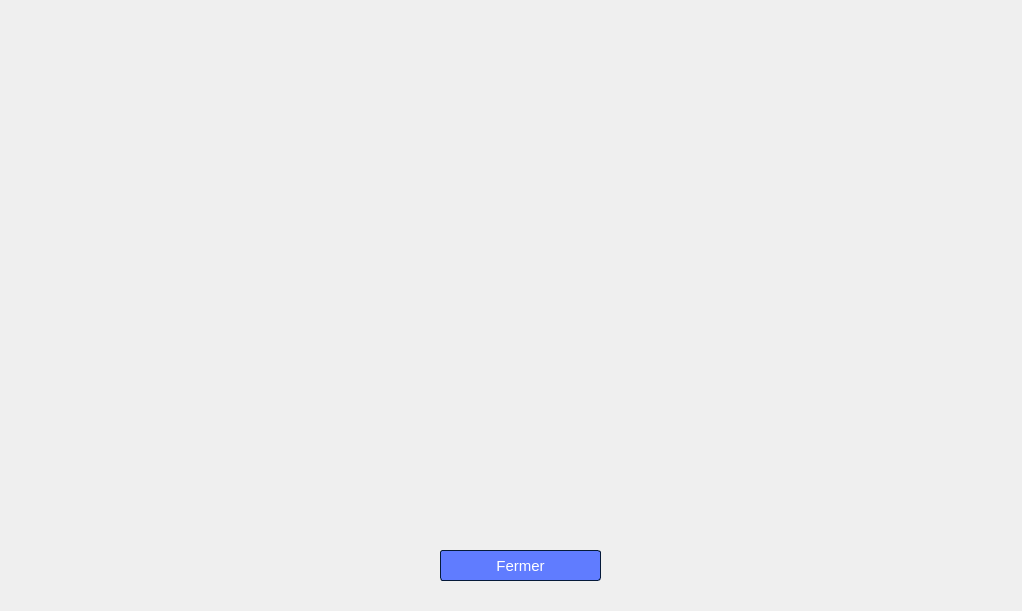
<?xml version="1.0" encoding="UTF-8"?>
<ui version="4.0">
 <class>Dialog_Stats</class>
 <widget class="QDialog" name="Dialog_Stats">
  <property name="geometry">
   <rect>
    <x>0</x>
    <y>0</y>
    <width>1022</width>
    <height>611</height>
   </rect>
  </property>
  <property name="windowTitle">
   <string>Dialog</string>
  </property>
  <widget class="QPushButton" name="pushButton_Fermer">
   <property name="geometry">
    <rect>
     <x>440</x>
     <y>550</y>
     <width>161</width>
     <height>31</height>
    </rect>
   </property>
   <property name="font">
    <font>
     <family>Arial</family>
     <pointsize>11</pointsize>
    </font>
   </property>
   <property name="styleSheet">
    <string notr="true">QPushButton{
	background-color: #607cff;
	color: #ffffff;
	border-style: solid;
	border-width: 1px;
	border-radius: 3px;
	border-color: #051a39;
	padding: 5px;
}
QPushButton::disabled{
	background-color: #404040;
	color: #656565;
	border-color: #051a39;
}
QPushButton::hover{
	background-color: #8399ff;
	color: #ffffff;
	border-style: solid;
	border-width: 1px;
	border-radius: 3px;
	border-color: #051a39;
	padding: 5px;
}
QPushButton::pressed{
	background-color: #4969ff;
	color: #ffffff;
	border-style: solid;
	border-width: 1px;
	border-radius: 3px;
	border-color: #051a39;
	padding: 5px;
}</string>
   </property>
   <property name="text">
    <string>Fermer</string>
   </property>
  </widget>
  <widget class="QCustomPlot" name="plot" native="true">
   <property name="geometry">
    <rect>
     <x>140</x>
     <y>50</y>
     <width>761</width>
     <height>431</height>
    </rect>
   </property>
  </widget>
 </widget>
 <customwidgets>
  <customwidget>
   <class>QCustomPlot</class>
   <extends>QWidget</extends>
   <header location="global">qcustomplot.h</header>
   <container>1</container>
  </customwidget>
 </customwidgets>
 <resources/>
 <connections/>
</ui>
